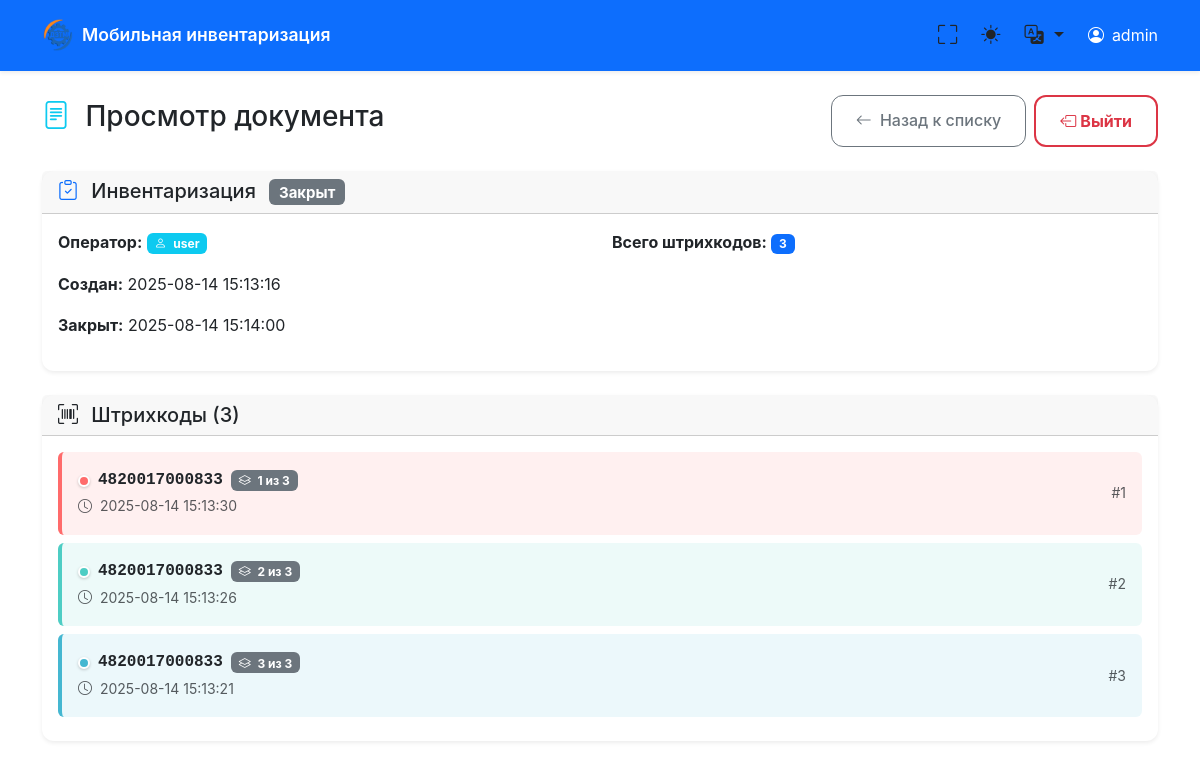
The app's page /admin/document/1/6 with its own data.
### tables this page shows
CREATE TABLE users (
            id INTEGER PRIMARY KEY AUTOINCREMENT,
            name TEXT UNIQUE NOT NULL,
            created_at TEXT NOT NULL
        );

CREATE TABLE documents (
            id INTEGER PRIMARY KEY AUTOINCREMENT,
            user_id INTEGER NOT NULL,
            doc_type TEXT NOT NULL,
            status TEXT NOT NULL DEFAULT 'active',
            created_at TEXT NOT NULL,
            closed_at TEXT,
            comment TEXT DEFAULT '',
            FOREIGN KEY (user_id) REFERENCES users (id)
        );

CREATE TABLE barcodes (
            id INTEGER PRIMARY KEY AUTOINCREMENT,
            document_id INTEGER NOT NULL,
            barcode TEXT NOT NULL,
            created_at TEXT NOT NULL,
            FOREIGN KEY (document_id) REFERENCES documents (id)
        );

### main.py (the view)
@app.get("/admin/document/{user_id}/{document_id}", response_class=HTMLResponse)
async def admin_view_document(request: Request, user_id: int, document_id: int):
    conn = get_db_connection()
    cursor = conn.cursor()
    cursor.execute("SELECT id, name FROM users WHERE id = ?", (user_id,))
    user = cursor.fetchone()
    if not user or not is_admin(user['name']):
        conn.close()
        raise HTTPException(status_code=403, detail="Доступ запрещен")
    cursor.execute("""
        SELECT d.*, u.name as user_name
        FROM documents d
        JOIN users u ON d.user_id = u.id
        WHERE d.id = ?
    """, (document_id,))
    document = cursor.fetchone()
    if not document:
        conn.close()
        raise HTTPException(status_code=404, detail="Документ не найден")
    barcodes = get_document_barcodes_sorted(document_id)
    conn.close()
    current_lang = get_user_language(request)
    locale = load_locale(current_lang)
    return templates.TemplateResponse("admin_document.html", {
        "request": request,
        "user": dict(user),
        "document": dict(document),
        "barcodes": barcodes,
        "locale": locale,
        "current_lang": current_lang
    })

### templates/admin_document.html (shortened to what this page needs)
{% extends "base.html" %}
{% block content %}
<div class="row">
    <div class="col-12">
        <div class="d-flex justify-content-between align-items-center mb-4">
            <h1 class="h3">
                <i class="bi bi-file-text text-info me-2"></i>
                Просмотр документа
            </h1>
            <div class="d-flex gap-2">
                <a href="/admin/{{ user.id }}" class="btn btn-outline-secondary">
                    <i class="bi bi-arrow-left me-1"></i>
                    <span class="d-none d-sm-inline">Назад к списку</span>
                </a>
                <a href="/" class="btn btn-outline-danger d-none d-md-inline-flex fw-bold">
                    <i class="bi bi-box-arrow-left me-1"></i>
                    Выйти
                </a>
            </div>
        </div>
    </div>
</div>
<div class="row mb-4">
    <div class="col-12">
        <div class="card">
            <div class="card-header">
                <h5 class="mb-0">
                    {% if document.doc_type == 'Инвентаризация' %}
                        <i class="bi bi-clipboard-check text-primary me-2"></i>
                    {% elif document.doc_type == 'Приход' %}
                        <i class="bi bi-box-arrow-in-down text-success me-2"></i>
                    {% else %}
                        <i class="bi bi-box-arrow-up text-danger me-2"></i>
                    {% endif %}
                    {{ document.doc_type }}
                    {% if document.status == 'active' %}
                        <span class="badge bg-success ms-2">Активный</span>
                    {% else %}
                        <span class="badge bg-secondary ms-2">Закрыт</span>
                    {% endif %}
                </h5>
            </div>
            <div class="card-body">
                <div class="row">
                    <div class="col-md-6">
                        <p><strong>Оператор:</strong>
                            <span class="badge bg-info">
                                <i class="bi bi-person me-1"></i>
                                {{ document.user_name }}
                            </span>
                        </p>
                        <p><strong>Создан:</strong> {{ document.created_at[:19].replace('T', ' ') }}</p>
                        {% if document.closed_at %}
                        <p><strong>Закрыт:</strong> {{ document.closed_at[:19].replace('T', ' ') }}</p>
                        {% endif %}
                    </div>
                    <div class="col-md-6">
                        <p><strong>Всего штрихкодов:</strong>
                            <span class="badge bg-primary">{{ barcodes|length }}</span>
                        </p>
                    </div>
                </div>
            </div>
        </div>
    </div>
</div>
<div class="row">
    <div class="col-12">
        <div class="card">
            <div class="card-header">
                <h5 class="mb-0">
                    <i class="bi bi-upc-scan me-2"></i>
                    Штрихкоды ({{ barcodes|length }})
                </h5>
            </div>
            <div class="card-body">
                {% if barcodes %}
                <div class="row">
                    {% for barcode in barcodes %}
                    <div class="col-12 mb-2">
                        <div class="barcode-item p-3 rounded
                                    {% if barcode.is_duplicate %}
                                        barcode-duplicate-{{ barcode.color_index }}
                                    {% endif %}">
                            <div class="d-flex justify-content-between align-items-center">
                                <div class="flex-grow-1">
                                    <div class="d-flex align-items-center">
                                        {% if barcode.is_duplicate %}
                                            <span class="color-indicator color-indicator-{{ barcode.color_index }}"></span>
                                        {% endif %}
                                        <strong class="font-monospace me-2">{{ barcode.barcode }}</strong>
                                        {% if barcode.is_duplicate %}
                                            <span class="badge bg-secondary text-white">
                                                <i class="bi bi-layers me-1"></i>
                                                {{ barcode.sequence_number }} из {{ barcode.total_count }}
                                            </span>
                                        {% endif %}
                                    </div>
                                    <small class="text-muted">
                                        <i class="bi bi-clock me-1"></i>
                                        {{ barcode.created_at[:19].replace('T', ' ') }}
                                    </small>
                                </div>
                                <div class="text-muted small">
                                    #{{ loop.index }}
                                </div>
                            </div>
                        </div>
                    </div>
                    {% endfor %}
                </div>
                {% else %}
                <div class="text-center py-5">
                    <i class="bi bi-upc-scan text-muted" style="font-size: 4rem;"></i>
                    <h4 class="text-muted mt-3">Штрихкодов нет</h4>
                    <p class="text-muted">В этом документе пока нет отсканированных штрихкодов</p>
                </div>
                {% endif %}
            </div>
        </div>
    </div>
</div>
{% endblock %}

### templates/base.html (shortened to what this page needs)
<!DOCTYPE html>
<html lang="ru" data-bs-theme="light">
<head>
    <link href="https://cdn.jsdelivr.net/npm/bootstrap@5.3.2/dist/css/bootstrap.min.css" rel="stylesheet">
    <link href="https://cdn.jsdelivr.net/npm/bootstrap-icons@1.11.0/font/bootstrap-icons.css" rel="stylesheet">
</head>
<body>
    <nav class="navbar navbar-expand-lg navbar-dark bg-primary">
        <div class="container">
            <div class="d-flex align-items-center">
                <img src="/logo" alt="Логотип" class="logo-svg"
                     style="width: 32px; height: 32px; margin-right: 0.5rem; object-fit: contain;">
                <a class="navbar-brand" href="/">
                    {{ locale.get('app_name', 'Мобильная инвентаризация') }}
                </a>
            </div>
            <div class="d-flex align-items-center">
                <button class="theme-toggle me-2" onclick="toggleFullscreen()" title="Полноэкранный режим">
                    <i class="bi bi-fullscreen" id="fullscreen-icon"></i>
                </button>
                <button class="theme-toggle me-2" onclick="toggleTheme()" title="Переключить тему">
                    <i class="bi bi-sun-fill" id="theme-icon"></i>
                </button>
                <div class="dropdown me-3">
                    <button class="theme-toggle dropdown-toggle" type="button" data-bs-toggle="dropdown" title="Язык">
                        <i class="bi bi-translate"></i>
                    </button>
                </div>
                {% if user %}
                <div class="d-flex align-items-center text-white">
                    <i class="bi bi-person-circle me-2"></i>
                    <span class="d-none d-md-inline">{{ user.name }}</span>
                </div>
                {% endif %}
            </div>
        </div>
    </nav>
    <main class="container mt-4 fade-in">
        {% block content %}{% endblock %}
    </main>
</body>
</html>

### templates/admin_document.html (style rules this page uses)
.btn-outline-danger { border-width: 2px; font-weight: 600; }
.barcode-duplicate-0 { border-left: 4px solid #ff6b6b !important; background-color: rgba(255, 107, 107, 0.1) !important; }
.barcode-duplicate-1 { border-left: 4px solid #4ecdc4 !important; background-color: rgba(78, 205, 196, 0.1) !important; }
.barcode-duplicate-2 { border-left: 4px solid #45b7d1 !important; background-color: rgba(69, 183, 209, 0.1) !important; }
.color-indicator { width: 12px; height: 12px; border-radius: 50%; display: inline-block; margin-right: 8px; border: 2px solid white; box-shadow: 0 1px 3px rgba(0,0,0,0.2); }
.color-indicator-0 { background-color: #ff6b6b; }
.color-indicator-1 { background-color: #4ecdc4; }
.color-indicator-2 { background-color: #45b7d1; }

### templates/base.html (style rules this page uses)
:root { --primary-color: #0d6efd; --secondary-color: #6c757d; --success-color: #198754; --danger-color: #dc3545; --warning-color: #ffc107; --info-color: #0dcaf0; --light-color: #f8f9fa; --dark-color: #212529; --border-radius: 0.75rem; --box-shadow: 0 0.125rem 0.25rem rgba(0, 0, 0, 0.075); --box-shadow-lg: 0 0.5rem 1rem rgba(0, 0, 0, 0.15); }
body { font-family: -apple-system, BlinkMacSystemFont, 'Segoe UI', Roboto, 'Helvetica Neue', Arial, sans-serif; line-height: 1.6; -webkit-font-smoothing: antialiased; -moz-osx-font-smoothing: grayscale; padding-bottom: env(safe-area-inset-bottom); padding-top: env(safe-area-inset-top); }
.navbar { box-shadow: var(--box-shadow); padding: 0.75rem 0; position: sticky; top: 0; z-index: 1030; }
.navbar-brand { font-weight: 600; font-size: 1.1rem; }
.logo-svg { width: 32px; height: 32px; margin-right: 0.5rem; color: currentColor; }
.card { border: none; box-shadow: var(--box-shadow); border-radius: var(--border-radius); transition: all 0.2s ease; }
.btn { border-radius: var(--border-radius); font-weight: 500; padding: 0.75rem 1.5rem; transition: all 0.2s ease; }
.barcode-item { border-left: 4px solid var(--primary-color); background-color: rgba(13, 110, 253, 0.05); border-radius: 0 var(--border-radius) var(--border-radius) 0; transition: all 0.2s ease; }
.theme-toggle { border: none; background: none; color: inherit; font-size: 1.2rem; padding: 0.5rem; border-radius: 50%; transition: all 0.2s ease; }
.fade-in { animation: fadeIn 0.3s ease-in; }
.btn-outline-danger { border-width: 2px; font-weight: 600; transition: all 0.3s ease; }

### records on screen
users: name "admin"
documents: doc_type "Инвентаризация", created_at "2025-08-14 15:13:16", closed_at "2025-08-14 15:14:00"
users: user_name "user"
barcodes: barcode "4820017000833", sequence_number "1", total_count "3", created_at "2025-08-14 15:13:30"
barcodes: barcode "4820017000833", sequence_number "2", total_count "3", created_at "2025-08-14 15:13:26"
barcodes: barcode "4820017000833", sequence_number "3", total_count "3", created_at "2025-08-14 15:13:21"

### other values on screen
{{ locale.get('app_name', 'Мобильная инвентаризация') }} "Мобильная инвентаризация"
{{ barcodes|length }} "3"
